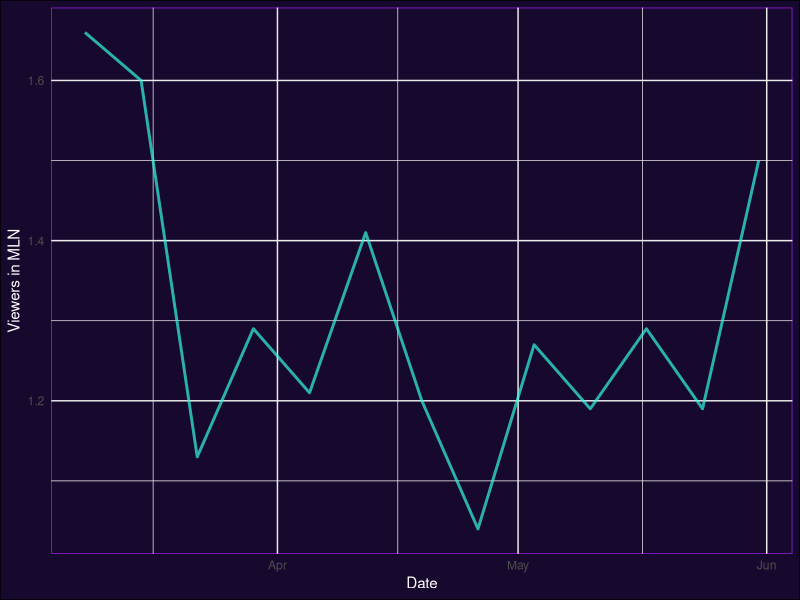

R code for this plot:
## ---- chunk 1
#| echo = FALSE,
#| message = FALSE,
#| warning = FALSE
# Load the lubridate package for working with dates
library(lubridate)
library(tidyverse)
library(knitr)
library(kableExtra)
## ---- chunk 2
# Define the start date and end date
start_date <- as.Date("2009-03-08") 
end_date <- as.Date("2009-05-31")   

# Generate a sequence of dates with one-week frequency
dates <- seq(start_date, end_date, by = "1 week")
viewers_of_2_season <- c(1.66, 1.6, 1.13, 1.29, 1.21,1.41, 1.20, 1.04, 1.27, 1.19, 1.29, 1.19, 1.5)
viewers_of_2_season %>% as_tibble() %>% 
  summarise(mean = mean(viewers_of_2_season),
            min = min(viewers_of_2_season),
            max = max(viewers_of_2_season),
            median = median(viewers_of_2_season),
            std = sd(viewers_of_2_season)) %>% 
  kable(., format = "html", align = "c") %>%
  kable_styling(full_width = FALSE, position = "center")
## ---- chunk 3
dataframe <- tibble(Date = dates, Viewers_in_milions = viewers_of_2_season)
dataframe %>% 
  knitr::kable(format = "html", align = "c", caption = "Table of milions of viewers in Season 2") %>% 
  kable_styling(full_width = FALSE, position = "center")
## ---- chunk 4
dataframe %>% 
  ggplot(aes(x = dates, y = viewers_of_2_season)) + 
  geom_line(color = rgb(50,251, 226, maxColorValue = 255), alpha = 0.7, size = 1) +
  xlab('Date') +
  ylab('Viewers in MLN') +
  theme_minimal() + 
  theme(panel.background = element_rect(fill = '#17082e', color = 'purple'),
        plot.background = element_rect(fill = "#17082e"),
        axis.title.x = element_text(colour = "white"),
        axis.title.y = element_text(colour = "white"))
